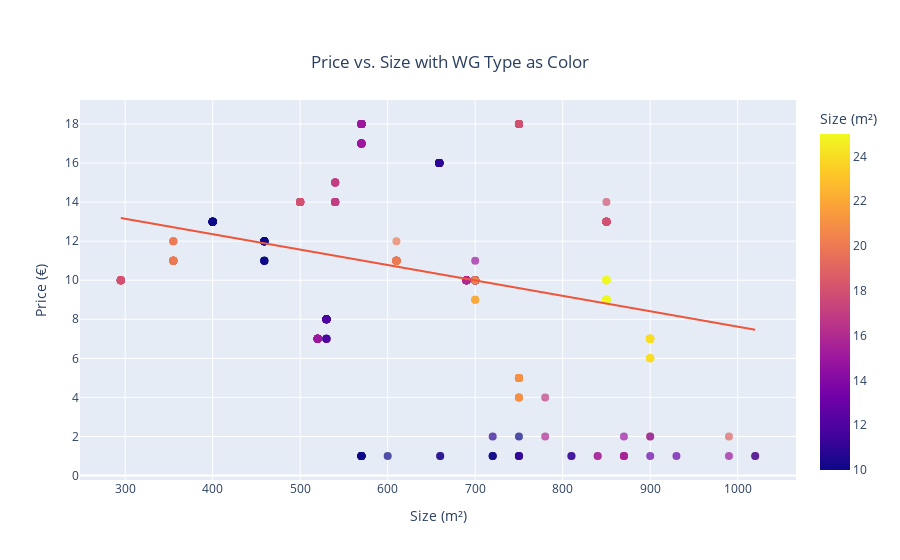

The notebook cell saved with this chart:
### Markdown cell above
#### Interpretation : 
Intercept (**454**): When Size and WG Type are zero, the average Price is approximately **454** euros.  

Size (**15**): For each additional square meter, the Price increases by approximately **15** euros, which is statistically significant.  

WG Type (**7**): For each additional room in the WG (WG Type), the Price increases by approximately **7** euros, which is statistically significant. 

Online duration (**-9**): Each additional minute , decrease the price about **9** euros.

Overall Model: The model explains about **22%** of the variance in prices.

### Code cell
import statsmodels.api as sm
import plotly.express as px

# Define the explained and explanatory variables
X = wg_data_df[['Size', 'WG Type', 'Price']]
y = wg_data_df['Online Duration']

# Add a constant
X = sm.add_constant(X)

# Perform the OLS 
model = sm.OLS(y, X).fit()

# Print the OLS 
print(model.summary())

# Convert the summary to a DataFrame and save to CSV
summary_html = model.summary().tables[1].as_html()
summary_df = pd.read_html(StringIO(summary_html), header=0, index_col=0)[0]
summary_df.to_csv('ols_OnlineDuration_summary.csv')

# Alternatively, save just the coefficients and p-values
coefficients = model.params
p_values = model.pvalues
results_df = pd.DataFrame({'Coefficient': coefficients, 'P-Value': p_values})
results_df.to_csv('ols_OnlineDuration_coefficients_pvalues.csv', index=True)

# estimation plot
fig = px.scatter(wg_data_df, x='Price', y='Online Duration', color='Size', 
                 trendline='ols', 
                 labels={'Size': 'Size (m²)', 'Price': 'Price (€)', 'WG Type': 'WG Type'},
                 title='Price vs. Size with WG Type as Color')

fig.update_traces(marker=dict(size=8, opacity=0.7),
                  selector=dict(mode='markers'))

fig.update_layout(legend_title_text='WG Type',
                  xaxis_title='Size (m²)',
                  yaxis_title='Price (€)',
                  title={
                      'text': 'Price vs. Size with WG Type as Color',
                      'y':0.9,
                      'x':0.5,
                      'xanchor': 'center',
                      'yanchor': 'top'})

fig.show()

### Figure 1 — Plotly figure (JSON) as saved in the notebook; plotly's stock layout.template omitted (floating-point values rounded to 4 significant figures; data arrays with more than 128 entries replaced by an {"elided": "..."} marker saying what was removed)
{"data": [{"hovertemplate": "Price (€)=%{x}<br>Online Duration=%{y}<br>Size (m²)=%{marker.color}<extra></extra>", "legendgroup": "", "marker": {"color": {"elided": "413 int values"}, "coloraxis": "coloraxis", "opacity": 0.7, "size": 8, "symbol": "circle"}, "mode": "markers", "name": "", "orientation": "v", "showlegend": false, "type": "scatter", "x": {"elided": "413 int values"}, "xaxis": "x", "y": {"elided": "413 int values"}, "yaxis": "y"}, {"hovertemplate": "<b>OLS trendline</b><br>Online Duration = -0.00788959 * Price + 15.5095<br>R<sup>2</sup>=0.080672<br><br>Price (€)=%{x}<br>Online Duration=%{y} <b>(trend)</b><extra></extra>", "legendgroup": "", "marker": {"symbol": "circle"}, "mode": "lines", "name": "", "showlegend": false, "type": "scatter", "x": {"elided": "413 int values"}, "xaxis": "x", "y": {"elided": "413 float values"}, "yaxis": "y"}], "layout": {"autosize": true, "coloraxis": {"colorbar": {"title": {"text": "Size (m²)"}}, "colorscale": [[0, "#0d0887"], [0.1111, "#46039f"], [0.2222, "#7201a8"], [0.3333, "#9c179e"], [0.4444, "#bd3786"], [0.5556, "#d8576b"], [0.6667, "#ed7953"], [0.7778, "#fb9f3a"], [0.8889, "#fdca26"], [1, "#f0f921"]]}, "legend": {"title": {"text": "WG Type"}, "tracegroupgap": 0}, "title": {"text": "Price vs. Size with WG Type as Color", "x": 0.5, "xanchor": "center", "y": 0.9, "yanchor": "top"}, "xaxis": {"anchor": "y", "autorange": true, "domain": [0, 1], "range": [249.7, 1065.0], "title": {"text": "Size (m²)"}, "type": "linear"}, "yaxis": {"anchor": "x", "autorange": true, "domain": [0, 1], "range": [-0.5658, 19.57], "title": {"text": "Price (€)"}, "type": "linear"}}}
